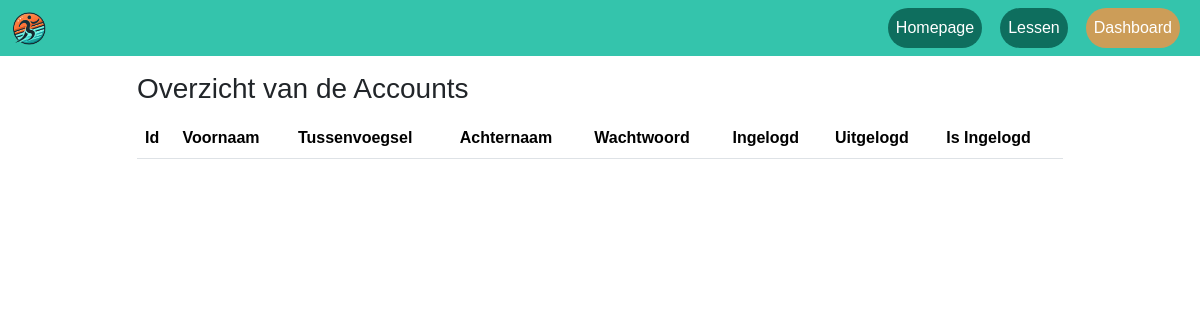
Page /acount/acount.php on the earlier database version.
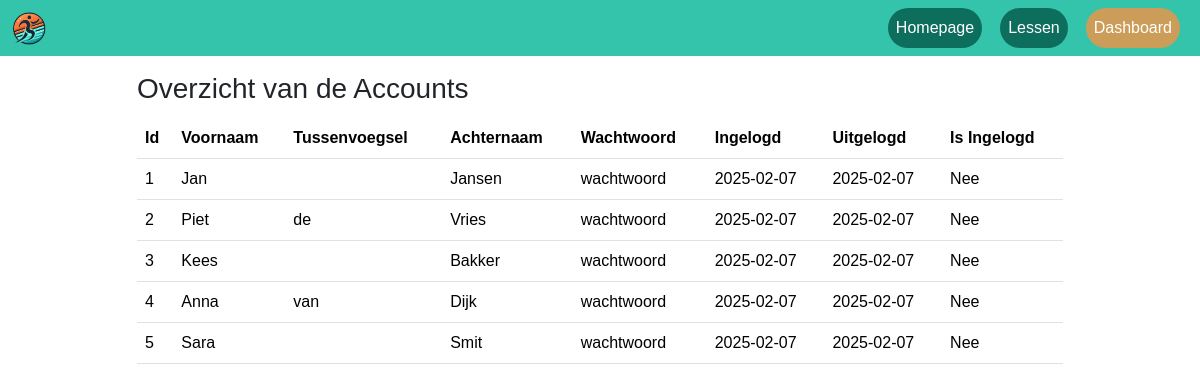
Same page on the later database version.
### tables this page shows
CREATE TABLE Gebruiker (
    Id                 INT             NOT NULL AUTO_INCREMENT,
    Voornaam           VARCHAR(50)     NOT NULL,
    Tussenvoegsel      VARCHAR(10)     DEFAULT NULL,
    Achternaam         VARCHAR(50)     NOT NULL,
    Gebruikersnaam     VARCHAR(100)    NOT NULL,
    Wachtwoord         VARCHAR(20)     NOT NULL,
    IsIngelogd         BIT             NOT NULL DEFAULT 0,
    Ingelogd           DATE            NOT NULL,
    Uitgelogd          DATE            NOT NULL,
    IsActief           BIT             NOT NULL DEFAULT 1,
    Opmerking          VARCHAR(250)    DEFAULT NULL,
    DatumAangemaakt    DATETIME(6)     NOT NULL,
    DatumGewijzigd     DATETIME(6)     NOT NULL,
    CONSTRAINT PK_Gebruiker_Id PRIMARY KEY (Id)
);

### acount/acount.php (the view, shortened to what this page needs)
<?php
    include('../DB/config.php');
    $dsn = "mysql:host=$dbHost;
            dbname=$dbName;
            charset=UTF8";
    $pdo = new PDO($dsn, $dbUser, $dbPass);
    $sql = "SELECT  ACC.Id
                   ,ACC.Voornaam
                   ,ACC.Tussenvoegsel
                   ,ACC.Achternaam
                   ,ACC.Wachtwoord
                   ,ACC.IsIngelogd
                   ,ACC.Ingelogd
                   ,ACC.Uitgelogd
            FROM Gebruiker  AS ACC";
    $statement = $pdo->prepare($sql);
    $statement->execute();
    $result = $statement->fetchAll(PDO::FETCH_OBJ);
?>
<!DOCTYPE html>
<html lang="en">
<head>
    <link href="https://cdn.jsdelivr.net/npm/bootstrap@5.3.3/dist/css/bootstrap.min.css" rel="stylesheet"
>
    <link rel="stylesheet" href="../style.css">
</head>
<body>
    <nav class="navbar navbar-expand-lg navbar-custom sticky">
        <div class="container-fluid">
            <ul>
                <li>
                    <img src="../Image/Logo.png" alt="logo" class="logo">
                </li>
            </ul>
            <ul class="navbar-nav">
                <li class="nav-item">
                    <a class="nav-link" href="../index.html">Homepage</a>
                </li>
                <li class="nav-item">
                    <a class="nav-link" href="../gebruikerslessen/lessen.php">Lessen</a>
                </li>
                <li class="nav-item">
                    <a class="nav-link active" href="../dashboard/dashboard.html">Dashboard</a>
                </li>
            </ul>
        </div>
    </nav>
    <div class="container">
        <div class="row mb-1 ">
            <div class="col-1"></div>
            <div class="col-10 title"><h3>Overzicht van de Accounts</h3></div>
            <div class="col-1"></div>
        </div>
    </div>
    <div class="container">
        <div class="row">
            <div class="col-1"></div>
            <div class="col-10">
                <table class="table table-hover" id="table-leden">
                    <thead>
                        <th>Id</th>
                        <th>Voornaam</th>
                        <th>Tussenvoegsel</th>
                        <th>Achternaam</th>
                        <th>Wachtwoord</th>
                        <th>Ingelogd</th>
                        <th>Uitgelogd</th>
                        <th>Is Ingelogd</th>
                    </thead>
                    <tbody>
                        <?php foreach($result as $LedenInfo) : ?>
                            <tr>
                              <td><?= $LedenInfo->Id ?></td>
                              <td><?= $LedenInfo->Voornaam ?></td>
                              <td><?= $LedenInfo->Tussenvoegsel ?></td>
                              <td><?= $LedenInfo->Achternaam ?></td>
                              <td><?= $LedenInfo->Wachtwoord ?></td>
                              <td><?= $LedenInfo->Ingelogd ?></td>
                              <td><?= $LedenInfo->Uitgelogd ?></td>
                              <td><?= $LedenInfo->IsIngelogd ? 'Ja' : 'Nee' ?></td>
                            </tr>
                        <?php endforeach ?>
                    </tbody>
                </table>
            </div>
            <div class="col-1"></div>
        </div>
    </div>
</body>
</html>

### style.css (style rules this page uses)
html, body { margin: 0; padding: 0; font-family: 'Verdana', sans-serif; }
.navbar-custom { background-color: #34C4AC; }
.nav-link { color: white !important; padding: 8px 16px; border-radius: 50px; background: rgba(2, 82, 69, 0.75); margin-right: 0.5rem }
.nav-link.active { background: rgba(255, 144, 60, 0.75); color: white !important; }
.sticky { position: sticky; top: 0; z-index: 1020; }
.logo { height: 35px; }
ul { list-style-type: none; margin: 0; padding: 0; }
.navbar-custom .container-fluid { display: flex; justify-content: space-between; align-items: center; flex-wrap: nowrap; }
.navbar-nav { display: flex; flex-direction: row; gap: 10px; flex-wrap: nowrap; }
.title { margin-top: 1em; }

Differences in the rows shown:
added gebruiker: Id "1", Voornaam "Jan", Achternaam "Jansen", Wachtwoord "wachtwoord", Ingelogd "2025-02-07", Uitgelogd "2025-02-07", IsIngelogd "Nee"
added gebruiker: Id "2", Voornaam "Piet", Tussenvoegsel "de", Achternaam "Vries", Wachtwoord "wachtwoord", Ingelogd "2025-02-07", Uitgelogd "2025-02-07", IsIngelogd "Nee"
added gebruiker: Id "3", Voornaam "Kees", Achternaam "Bakker", Wachtwoord "wachtwoord", Ingelogd "2025-02-07", Uitgelogd "2025-02-07", IsIngelogd "Nee"
added gebruiker: Id "4", Voornaam "Anna", Tussenvoegsel "van", Achternaam "Dijk", Wachtwoord "wachtwoord", Ingelogd "2025-02-07", Uitgelogd "2025-02-07", IsIngelogd "Nee"
added gebruiker: Id "5", Voornaam "Sara", Achternaam "Smit", Wachtwoord "wachtwoord", Ingelogd "2025-02-07", Uitgelogd "2025-02-07", IsIngelogd "Nee"
